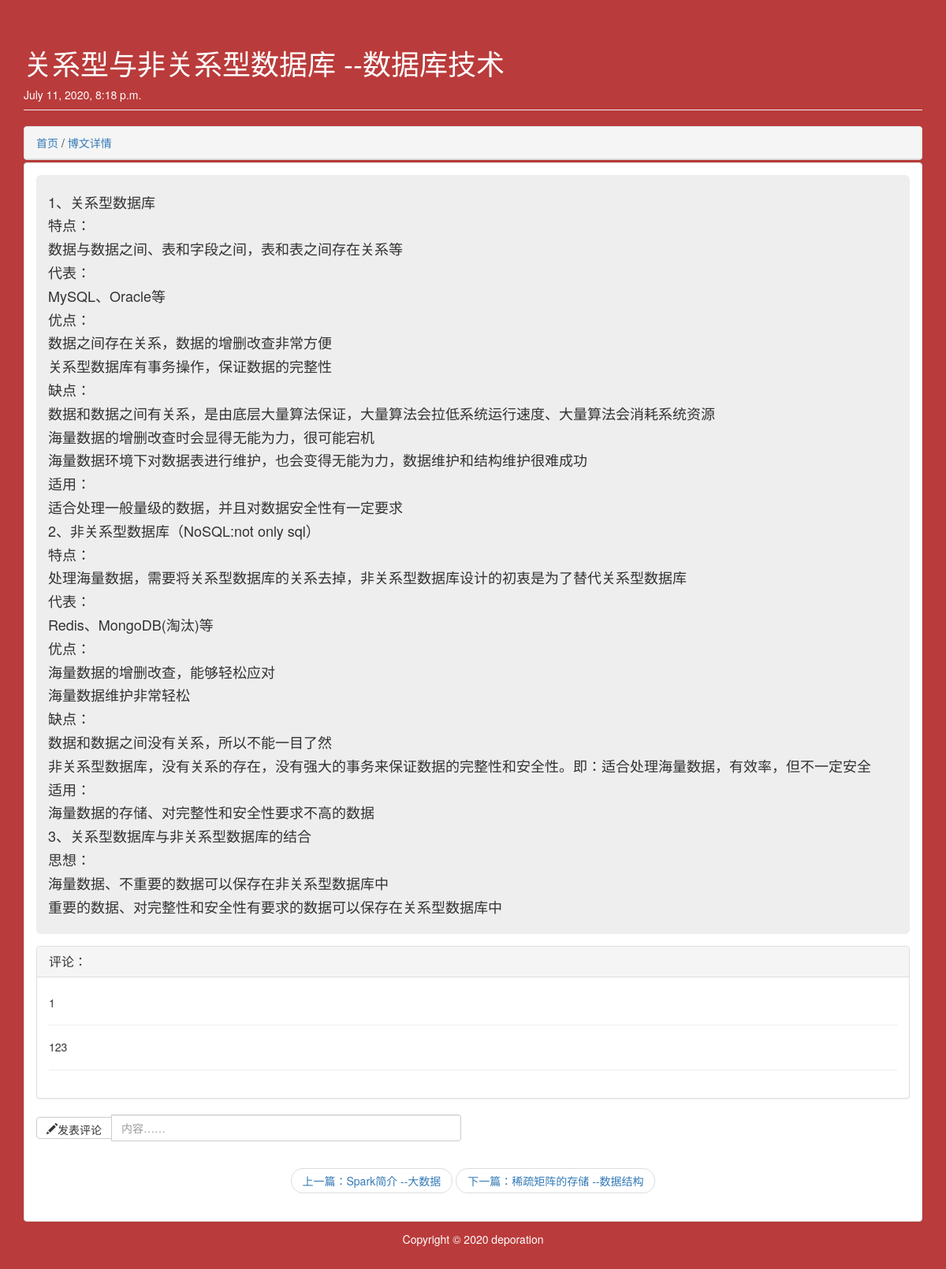
The app's page /blog/detail/2 with its own data.
### app/models.py (models this page shows)
class Article(models.Model):
    article_id = models.AutoField(primary_key=True)
    title = models.TextField()
    brief_content = models.TextField()
    content = models.TextField()
    date = models.DateTimeField(auto_now=True)
    def __str__(self):
        return self.title

class Disscuss(models.Model):
    disscuss_id = models.AutoField(primary_key=True)
    article_id = models.IntegerField()
    content = models.TextField()

### app/views.py (the view)
# urls.py: path('detail/<int:article_id>',views.get_detail_page),
def get_detail_page(request, article_id):
    all_article = Article.objects.all()
    all_dis = Disscuss.objects.all()
    disscuss = []
    print(type(all_article))
    print(all_article)
    curr_article = None
    previous_index = 0
    next_index = 0
    previous_article = None
    next_article = None
    for index, article in enumerate(all_article):
        if index == 0:
            previous_index = 0
            next_index = index + 1
        elif index == len(all_article) - 1:
            previous_index = index - 1
            next_index = index
        else:
            previous_index = index - 1
            next_index = index + 1
        if article.article_id == article_id:
            curr_article = article
            for i in all_dis:
                if i.article_id == article_id:
                    disscuss.append(i.content)
            previous_article = all_article[previous_index]
            next_article = all_article[next_index]
            break
    section_list = curr_article.content.split('\n')
    return render(request, 'app/detail.html', {
        'curr_article': curr_article,
        'section_list': section_list,
        'previous_article': previous_article,
        'next_article': next_article,
        'disscuss':disscuss,
        'id':article_id
    })

### app/templates/app/detail.html (shortened to what this page needs)
﻿<!DOCTYPE html>
<html lang="en">
<head>
    {% load staticfiles %}
    <link rel="stylesheet" href="https://cdn.jsdelivr.net/npm/bootstrap@3.3.7/dist/css/bootstrap.min.css"
>
</head>
<body style="background:#ba3b3b">
<div class="container">
    <div class="row">
        <div class="col-md-12">
            <div class="page-header">
                <h1 style="color:white">{{curr_article.title}}</h1>
                <span style="color:white">{{curr_article.date}}</span>
            </div>
        </div>
    </div>
</div>
<div class="container page-body">
    <div class="row">
        <div class="col-md-12">
            <div class="panel panel-default" style="margin-bottom:3px;">
                <div class="panel-heading">
                    <a href="/blog/index">首页</a> /
                    <a href="javascript:;">博文详情</a>
                </div>
            </div>
        </div>
    </div>
    <div class="row">
        <div class="col-md-12" role="main" >
            <div class="body-main">
                <div class="panel panel-default" style="margin-bottom:5px">
                    <div class="panel-body">
                        <div class="jumbotron"
                             style=" padding-left:15px;padding-right:15px;padding-top: 15px;padding-bottom: 15px; margin-bottom: 15px;color: inherit;background-color: #eee;">
                            {% for section in section_list%}
                            <h4>{{section}}</h4>
                            {% endfor %}
                        </div>
                        <div class="panel panel-default">
                            <div class="panel-heading">
                                <h3 class="panel-title">评论：</h3>
                            </div>
                            <div class="panel-body">
                                {% for dis in disscuss%}
                                    <h5>{{dis}}</h5>
                                    <hr/>
                                {% endfor %}
                            </div>
                        </div>
                        <div  class="row ">
                        <div class="col-lg-6">
                            <form action="/blog/detail/add_dis/{{id}}" method="post">
                                <div class="input-group">
                                  <span class="input-group-btn">
                                    <button class="btn btn-default" type="submit" id="add" ><span class="glyphicon glyphicon glyphicon-pencil"   aria-hidden="true">发表评论</span></button>
                                  </span>
                                  <input type="text" class="form-control" name="content" placeholder="内容……">
                                </div>
                            </form>
                        </div>
                    </div>
                        <nav aria-label="...">
                            <ul class="pager">
                                <li><a href="/blog/detail/{{previous_article.article_id}}">上一篇：{{previous_article.title}}</a>
                                </li>
                                <li><a href="/blog/detail/{{next_article.article_id}}">下一篇：{{next_article.title}}</a>
                                </li>
                            </ul>
                        </nav>
                    </div>
                </div>
            </div>
        </div>
    </div>
    <div class="row" style="margin-bottom:20px">
        <div class="container">
            <h5 class="text-center" style="color:white">
                Copyright © 2020 deporation
            </h5>
        </div>
    </div>
</div>
</body>
</html>

### records on screen
Article: title "关系型与非关系型数据库 --数据库技术", date "July 11, 2020, 8:18 p.m."
Disscuss: disscuss "123"
Article: title "Spark简介 --大数据"
Article: title "稀疏矩阵的存储 --数据结构"

### other values on screen
{{ section }} "1、关系型数据库" "特点：" "数据与数据之间、表和字段之间，表和表之间存在关系等" "代表：" "MySQL、Oracle等" "优点：" "数据之间存在关系，数据的增删改查非常方便" "关系型数据库有事务操作，保证数据的完整性" "缺点：" "数据和数据之间有关系，是由底层大量算法保证，大量算法会拉低系统运行速度、大量算法会消耗系统资源" "海量数据的增删改查时会显得无能为力，很可能宕机" "海量数据环境下对数据表进行维护，也会变得无能为力，数据维护和结构维护很难成功" "适用：" "适合处理一般量级的数据，并且对数据安全性有一定要求" "2、非关系型数据库（NoSQL:not only sql）" "特点：" "处理海量数据，需要将关系型数据库的关系去掉，非关系型数据库设计的初衷是为了替代关系型数据库" "代表：" "Redis、MongoDB(淘汰)等" "优点：" "海量数据的增删改查，能够轻松应对" "海量数据维护非常轻松" "缺点：" "数据和数据之间没有关系，所以不能一目了然" "非关系型数据库，没有关系的存在，没有强大的事务来保证数据的完整性和安全性。即：适合处理海量数据，有效率，但不一定安全" "适用：" "海量数据的存储、对完整性和安全性要求不高的数据" "3、关系型数据库与非关系型数据库的结合" "思想：" "海量数据、不重要的数据可以保存在非关系型数据库中" "重要的数据、对完整性和安全性有要求的数据可以保存在关系型数据库中"
{{ dis }} "1"
